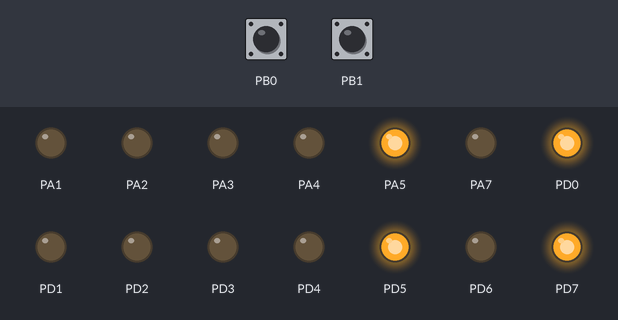
A program run on a simulated ATmega32, built with avr-gcc and emulated at 2 MHz. Shown: output pins drawn as LEDs (lit = HIGH). The inputs (shaded band) are chosen by the test bench; at power-on: PB0 HIGH, PB1 HIGH.

Above: at 1.0 s.
At 5.1 s:
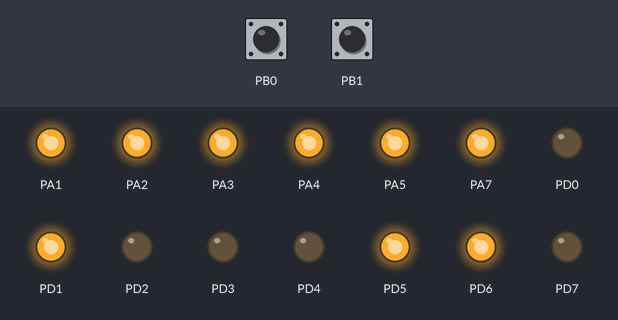
At 9.2 s:
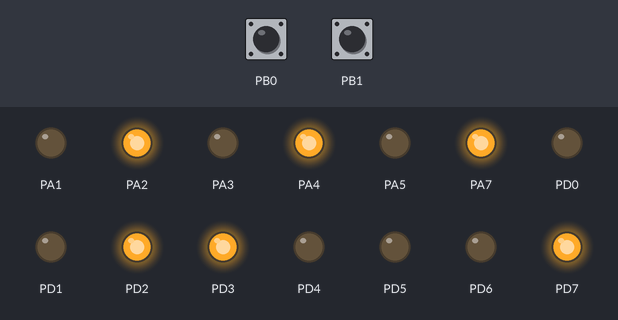
At 13.4 s:
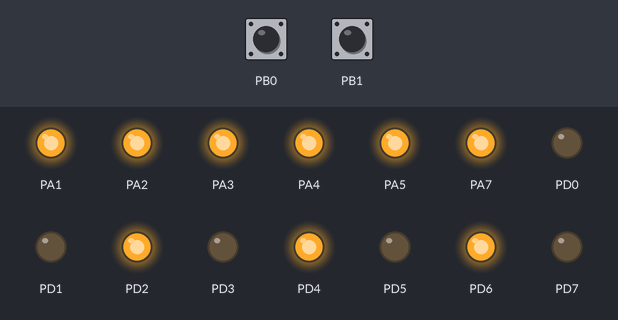
Timing chart, 0 to 21.5 s (numbered marks = the images above):
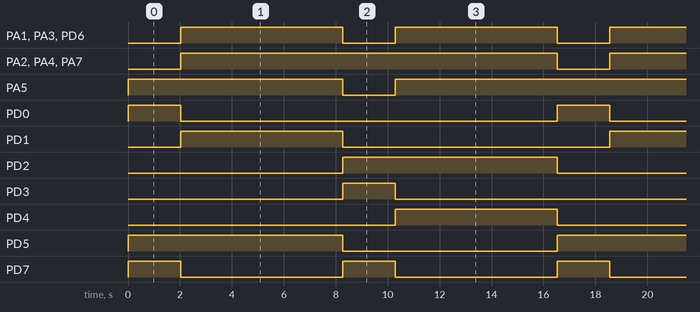

The program:

TEMA55_BRD.c
```c
#include <util/delay.h>
#include <avr/io.h> /* numarator zecimal decodif 7seg Demo - IO port def */
#include <avr/pgmspace.h> /* aici este definita biblioteca de macroininstructiuni utilizate pentru accesarea memoriei de program!! */
#define F_CPU 2000000UL
/* declararea structurii */
struct Stare {
	unsigned char Afisare;
	unsigned char Iesire;
	unsigned long Timp; /* multiplu de 1 ms */
	unsigned char Urmatoarea[4]; /* o lista cu starile urmatoare */
};

/* declaratie de tip pentru structura Stare */
typedef struct Stare TipStare;
//typedef struct Stare SegStare;

/* definirea starilor - o simpla numerotare */
#define treciN 0
#define staiN  1
#define treciE 2
#define staiE  3

/*Automatul propriu zis */
TipStare AUTOMAT[4] = {
/* Iesire Timp Urmatoarea [4] */
/* pc 543210 */
{ 0b01100001,0b10100001, 8500, {treciN, staiN, treciN, staiN}},
{ 0b11111111,0b01100010, 6000, {treciE, treciE, treciE, treciE}},
{ 0b11010101,0b10001100, 8500,  {treciE, treciE, staiE, staiE}},
{ 0b11111111,0b01010100, 6000, {treciN, treciN, treciN, treciN}}
};
int main(void) {
	unsigned char Index; // index al starii curente
	unsigned int Intrare;

	/* Initializare porturi */
DDRB =  DDRB  & 0xFC ; // PB1 PB0 intrari
PORTB = PORTB | 0x03 ; // activam pe intarile utilizate rezist, interne de pull up (la Vcc)
DDRD =  DDRD  | 0xFF ; // PC5..PC0 iesiri
PORTD = PORTD & 0x7F ; // LED uri initial stinse
DDRA =  DDRA  | 0xFE ; // PA1..PA7 iesiri
PORTA = PORTA & 0xFE ; // Led-uri segment, initial stinse

Index = treciN; // indexul starea initiala

while(1) {
	PORTA = AUTOMAT[Index].Afisare;			// actualizare iesiri Segment
	PORTD = AUTOMAT[Index].Iesire;  			// actualizare iesiri Leduri
	_delay_ms(AUTOMAT[Index].Timp); 			// intarziere corespunzatoare starii
	Intrare = PINB & 0x03;          			// citire stare senzorii, port B
	Index = AUTOMAT[Index].Urmatoarea[Intrare]; // se trece la urmatoarea stare
	}
}
```

Measured:
- by itself, PA1, PA3, PD6: alternates HIGH for 6.2 s and LOW for 2.0 s
- by itself, PA2, PA4, PA7: alternates HIGH for 14.5 s and LOW for 2.0 s
- by itself, PA5: repeats every 16.5 s: LOW 2.0 s, HIGH 14.5 s
- by itself, PD0, PD3: alternates HIGH for 2.0 s and LOW for 14.5 s
- by itself, PD1, PD4: alternates HIGH for 6.2 s and LOW for 10.3 s
- by itself, PD2, PD5: alternates HIGH for 8.3 s and LOW for 8.3 s
- by itself, PD7: alternates HIGH for 2.0 s and LOW for 6.2 s
